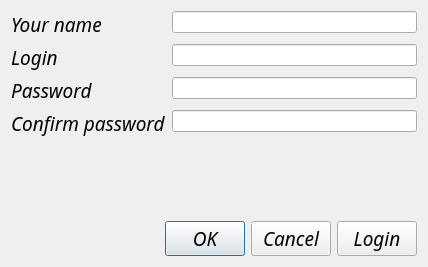
<?xml version="1.0" encoding="UTF-8"?>
<ui version="4.0">
 <class>registrationform</class>
 <widget class="QWidget" name="registrationform">
  <property name="geometry">
   <rect>
    <x>0</x>
    <y>0</y>
    <width>428</width>
    <height>267</height>
   </rect>
  </property>
  <property name="windowTitle">
   <string>Form</string>
  </property>
  <layout class="QVBoxLayout" name="verticalLayout">
   <item>
    <layout class="QFormLayout" name="formLayout">
     <item row="1" column="0">
      <widget class="QLabel" name="label">
       <property name="font">
        <font>
         <family>GOST type A</family>
         <pointsize>14</pointsize>
         <italic>true</italic>
        </font>
       </property>
       <property name="text">
        <string>Login</string>
       </property>
      </widget>
     </item>
     <item row="3" column="0">
      <widget class="QLabel" name="label_2">
       <property name="font">
        <font>
         <family>GOST type A</family>
         <pointsize>14</pointsize>
         <italic>true</italic>
        </font>
       </property>
       <property name="text">
        <string>Password</string>
       </property>
      </widget>
     </item>
     <item row="1" column="1">
      <widget class="QLineEdit" name="loginLineEdit"/>
     </item>
     <item row="3" column="1">
      <widget class="QLineEdit" name="passwordLineEdit">
       <property name="echoMode">
        <enum>QLineEdit::EchoMode::Password</enum>
       </property>
      </widget>
     </item>
     <item row="4" column="0">
      <widget class="QLabel" name="label_3">
       <property name="font">
        <font>
         <family>GOST type A</family>
         <pointsize>14</pointsize>
         <italic>true</italic>
        </font>
       </property>
       <property name="text">
        <string>Confirm password</string>
       </property>
      </widget>
     </item>
     <item row="4" column="1">
      <widget class="QLineEdit" name="passwordConirmlineEdit">
       <property name="echoMode">
        <enum>QLineEdit::EchoMode::Password</enum>
       </property>
      </widget>
     </item>
     <item row="0" column="0">
      <widget class="QLabel" name="label_4">
       <property name="font">
        <font>
         <family>GOST type A</family>
         <pointsize>14</pointsize>
         <italic>true</italic>
        </font>
       </property>
       <property name="text">
        <string>Your name</string>
       </property>
      </widget>
     </item>
     <item row="0" column="1">
      <widget class="QLineEdit" name="nameLineEdit"/>
     </item>
    </layout>
   </item>
   <item>
    <spacer name="verticalSpacer">
     <property name="orientation">
      <enum>Qt::Orientation::Vertical</enum>
     </property>
     <property name="sizeHint" stdset="0">
      <size>
       <width>20</width>
       <height>40</height>
      </size>
     </property>
    </spacer>
   </item>
   <item>
    <layout class="QHBoxLayout" name="horizontalLayout">
     <item>
      <widget class="QDialogButtonBox" name="buttonBox">
       <property name="font">
        <font>
         <family>GOST type A</family>
         <pointsize>14</pointsize>
         <italic>true</italic>
        </font>
       </property>
       <property name="standardButtons">
        <set>QDialogButtonBox::StandardButton::Cancel|QDialogButtonBox::StandardButton::Ok</set>
       </property>
      </widget>
     </item>
     <item>
      <widget class="QPushButton" name="loginpushButton">
       <property name="font">
        <font>
         <family>GOST type A</family>
         <pointsize>14</pointsize>
         <italic>true</italic>
        </font>
       </property>
       <property name="text">
        <string>Login</string>
       </property>
      </widget>
     </item>
    </layout>
   </item>
  </layout>
 </widget>
 <tabstops>
  <tabstop>nameLineEdit</tabstop>
  <tabstop>loginLineEdit</tabstop>
  <tabstop>passwordLineEdit</tabstop>
  <tabstop>passwordConirmlineEdit</tabstop>
  <tabstop>loginpushButton</tabstop>
 </tabstops>
 <resources/>
 <connections/>
</ui>
